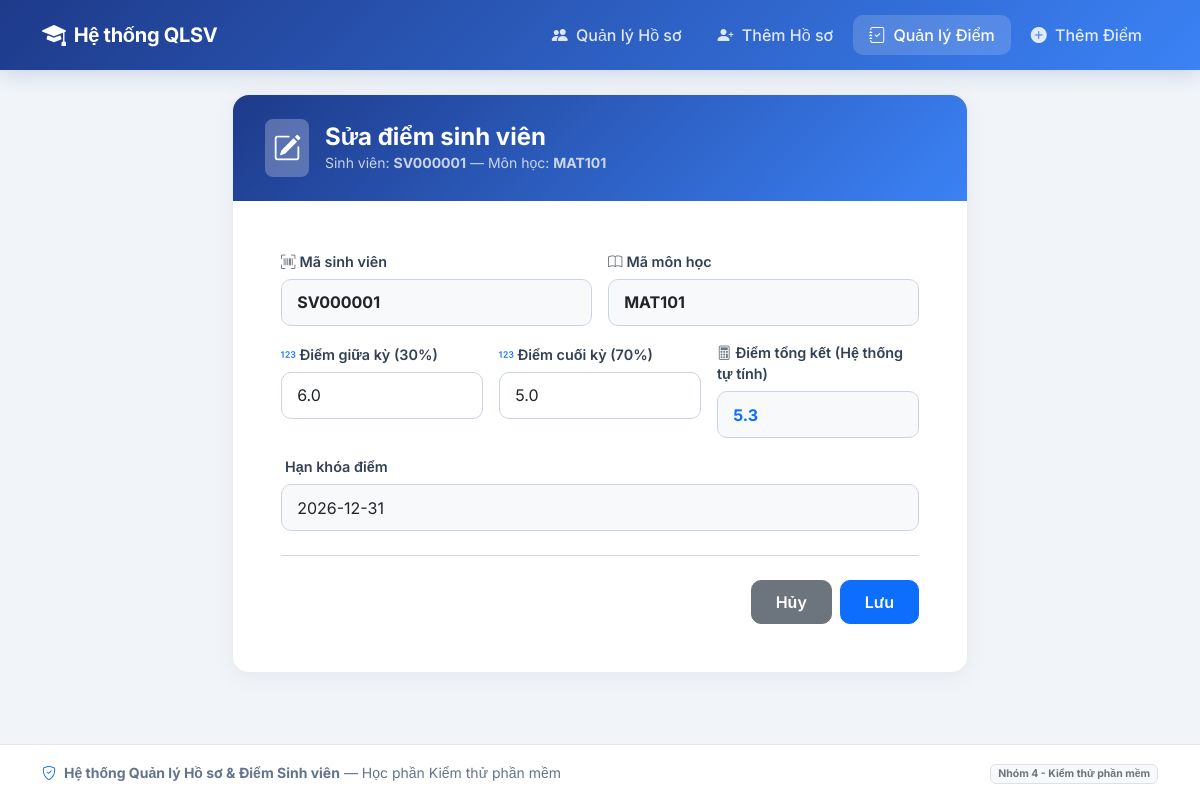
Page /edit_grade.php?ma_sv=SV000001&ma_mh=MAT101 on the committed database.
### tables this page shows
CREATE TABLE `diem` (
  `ma_sv` varchar(20) NOT NULL,
  `ma_mh` varchar(10) NOT NULL,
  `diem_giua_ky` decimal(4,1) NOT NULL,
  `diem_cuoi_ky` decimal(4,1) NOT NULL,
  `diem_tong_ket` decimal(4,1) NOT NULL,
  `han_khoa_diem` date NOT NULL,
  `trang_thai` varchar(30) NOT NULL DEFAULT 'Chưa khóa'
);

### edit_grade.php (the view, shortened to what this page needs)
<?php
require_once 'db.php';
$errors = [];
$ma_sv = $_GET['ma_sv'] ?? '';
$ma_mh = $_GET['ma_mh'] ?? '';
$stmt = $pdo->prepare("SELECT * FROM diem WHERE ma_sv = :ma_sv AND ma_mh = :ma_mh");
$stmt->execute(['ma_sv' => $ma_sv, 'ma_mh' => $ma_mh]);
$diem_row = $stmt->fetch(PDO::FETCH_ASSOC);
?>
<?php include 'header.php'; ?>
<div class="row justify-content-center">
    <div class="col-lg-8">
        <div class="card-modern">
            <div class="form-header-banner d-flex align-items-center gap-3">
                <div class="bg-white bg-opacity-25 rounded-3 p-2 fs-3 d-flex align-items-center justify-content-center">
                    <i class="bi bi-pencil-square"></i>
                </div>
                <div>
                    <h3 class="mb-0 fw-bold fs-4">Sửa điểm sinh viên</h3>
                    <div class="small opacity-75">Sinh viên: <strong><?= htmlspecialchars($diem_row['ma_sv']) ?></strong> — Môn học: <strong><?= htmlspecialchars($diem_row['ma_mh']) ?></strong></div>
                </div>
            </div>
            <div class="p-4 p-md-5">
                <form method="POST" action="" id="formEditGrade">
                    <div class="row g-3">
                        <div class="col-md-6">
                            <label class="form-label"><i class="bi bi-upc-scan me-1 text-secondary"></i>Mã sinh viên</label>
                            <input type="text" id="ma_sv" class="form-control bg-light fw-bold" value="<?= htmlspecialchars($diem_row['ma_sv']) ?>" disabled>
                        </div>
                        <div class="col-md-6">
                            <label class="form-label"><i class="bi bi-book me-1 text-secondary"></i>Mã môn học</label>
                            <input type="text" id="ma_mh" class="form-control bg-light fw-bold" value="<?= htmlspecialchars($diem_row['ma_mh']) ?>" disabled>
                        </div>
                        <div class="col-md-4">
                            <label class="form-label"><i class="bi bi-123 me-1 text-primary"></i>Điểm giữa kỳ (30%)</label>
                            <input type="text" id="diem_giua_ky" name="diem_giua_ky" class="form-control <?= isset($errors['diem_giua_ky']) ? 'is-invalid' : '' ?>" value="<?= htmlspecialchars($_POST['diem_giua_ky'] ?? number_format((float)$diem_row['diem_giua_ky'], 1, '.', '')) ?>">
                        </div>
                        <div class="col-md-4">
                            <label class="form-label"><i class="bi bi-123 me-1 text-primary"></i>Điểm cuối kỳ (70%)</label>
                            <input type="text" id="diem_cuoi_ky" name="diem_cuoi_ky" class="form-control <?= isset($errors['diem_cuoi_ky']) ? 'is-invalid' : '' ?>" value="<?= htmlspecialchars($_POST['diem_cuoi_ky'] ?? number_format((float)$diem_row['diem_cuoi_ky'], 1, '.', '')) ?>">
                        </div>
                        <div class="col-md-4">
                            <label class="form-label"><i class="bi bi-calculator me-1 text-secondary"></i>Điểm tổng kết (Hệ thống tự tính)</label>
                            <input type="text" id="diem_tong_ket" class="form-control bg-light fw-bold text-primary" value="<?= number_format((float)$diem_row['diem_tong_ket'], 1, '.', '') ?>" disabled>
                        </div>
                        <div class="col-md-12">
                            <label class="form-label"><i class="bi bi-calendar-lock me-1 text-secondary"></i>Hạn khóa điểm</label>
                            <input type="text" id="han_khoa_diem" class="form-control bg-light" value="<?= htmlspecialchars($diem_row['han_khoa_diem']) ?>" disabled>
                        </div>
                    </div>
                    <hr class="my-4 text-muted opacity-25">
                    <div class="d-flex justify-content-end gap-2">
                        <a href="grades.php" id="btnHuyDiem" class="btn btn-secondary px-4">Hủy</a>
                        <button type="submit" id="btnLuuDiem" class="btn btn-primary px-4">Lưu</button>
                    </div>
                </form>
            </div>
        </div>
    </div>
</div>
<?php include 'footer.php'; ?>

### header.php (style rules this page uses)
:root { --primary-gradient: linear-gradient(135deg, #1e3a8a 0%, #3b82f6 100%); --surface-bg: #f1f5f9; --card-radius: 16px; }
body { font-family: 'Inter', sans-serif; background-color: var(--surface-bg); color: #1e293b; min-height: 100vh; display: flex; flex-direction: column; }
.card-modern { background: #ffffff; border: 1px solid rgba(226, 232, 240, 0.8); border-radius: var(--card-radius); box-shadow: 0 4px 24px rgba(15, 23, 42, 0.05); }
.form-header-banner { background: var(--primary-gradient); color: white; padding: 1.5rem 2rem; border-radius: var(--card-radius) var(--card-radius) 0 0; }
.form-label { font-weight: 600; font-size: 0.9rem; color: #334155; margin-bottom: 0.4rem; }
.form-control { border-radius: 10px; padding: 0.65rem 0.95rem; border: 1px solid #cbd5e1; transition: all 0.2s ease; }
.btn { border-radius: 10px; font-weight: 600; padding: 0.55rem 1.2rem; transition: all 0.2s ease; }

### rows in the picture
diem: ma_sv "SV000001", ma_mh "MAT101", diem_giua_ky "6.0", diem_cuoi_ky "5.0", diem_tong_ket "5.3", han_khoa_diem "2026-12-31"
